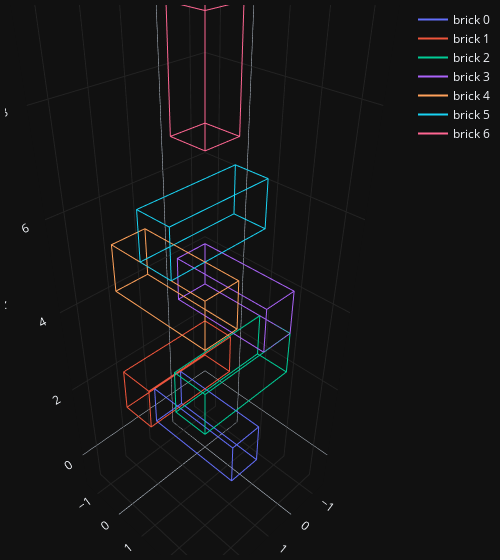

Notebook code cell kept with this figure:
### Code cell
from shapely.geometry import Polygon
import plotly.graph_objects as go


def plot_bricks(bricks: list[Polygon]) -> None:
    fig = go.Figure()

    # set the axes ranges
    xmin = 0
    xmax = 0
    ymin = 0
    ymax = 0
    zmin = 0
    zmax = 0

    for i, brick in enumerate(bricks):
        X, Y, Z = zip(*list(brick.exterior.coords))

        xmin = min(xmin, min(X))
        xmax = max(xmax, max(X))
        ymin = min(ymin, min(Y))
        ymax = max(ymax, max(Y))
        zmin = min(zmin, min(Z))
        zmax = max(zmax, max(Z))

        fig.add_trace(
            go.Scatter3d(
                x=X,
                y=Y,
                z=Z,
                mode="lines",
                name=f"brick {i}",
            )
        )

    fig.update_layout(
        template="plotly_dark",
        scene=dict(
            xaxis=dict(
                range=[xmin - 1, xmax + 1],
                gridcolor="rgb(35, 35, 35)",
                nticks=0,
            ),
            yaxis=dict(
                range=[ymin - 1, ymax + 1],
                gridcolor="rgb(35, 35, 35)",
                nticks=0,
            ),
            zaxis=dict(
                range=[zmin - 1, zmax + 1],
                gridcolor="rgb(35, 35, 35)",
                nticks=0,
            ),
        ),
        width=500,
        margin=dict(r=5, l=5, b=5, t=5),
    )
    fig.show()


def get_3d_vertices(x1: int, y1: int, z1: int, x2: int, y2: int, z2: int) -> list:
    # create the six faces of a brick
    offset = 0.5
    return [
        # front face
        (x1 - offset, y1 - offset, z1 - offset),
        (x1 - offset, y1 - offset, z2 + offset),
        (x1 - offset, y2 + offset, z2 + offset),
        (x1 - offset, y2 + offset, z1 - offset),
        (x1 - offset, y1 - offset, z1 - offset),  # close the loop
        # top face
        (x1 - offset, y2 + offset, z1 - offset),
        (x1 - offset, y2 + offset, z2 + offset),
        (x2 + offset, y2 + offset, z2 + offset),
        (x2 + offset, y2 + offset, z1 - offset),
        (x1 - offset, y2 + offset, z1 - offset),  # close the loop
        # bottom face
        (x1 - offset, y1 - offset, z1 - offset),
        (x1 - offset, y1 - offset, z2 + offset),
        (x2 + offset, y1 - offset, z2 + offset),
        (x2 + offset, y1 - offset, z1 - offset),
        (x1 - offset, y1 - offset, z1 - offset),  # close the loop
        # left face
        (x1 - offset, y1 - offset, z1 - offset),
        (x1 - offset, y1 - offset, z2 + offset),
        (x1 - offset, y2 + offset, z2 + offset),
        (x1 - offset, y2 + offset, z1 - offset),
        (x1 - offset, y1 - offset, z1 - offset),  # close the loop
        # right face
        (x2 + offset, y1 - offset, z1 - offset),
        (x2 + offset, y1 - offset, z2 + offset),
        (x2 + offset, y2 + offset, z2 + offset),
        (x2 + offset, y2 + offset, z1 - offset),
        (x2 + offset, y1 - offset, z1 - offset),  # close the loop
        # back face
        (x2 + offset, y1 - offset, z1 - offset),
        (x2 + offset, y1 - offset, z2 + offset),
        (x2 + offset, y2 + offset, z2 + offset),
        (x2 + offset, y2 + offset, z1 - offset),
        (x2 + offset, y1 - offset, z1 - offset),  # close the loop
        (x1 - offset, y1 - offset, z1 - offset),  # close the loop
    ]


def make_brick(coords1: str, coords2: str) -> list:
    x1, y1, z1 = [int(x) for x in coords1.split(",")]
    x2, y2, z2 = [int(x) for x in coords2.split(",")]

    if x1 != x2:
        # grows in x direction, same y/z values
        brick_coords = get_3d_vertices(min(x1, x2), y1, z1, max(x1, x2), y1, z1)
    elif y1 != y2:
        # grows in y direction, same x/z values
        brick_coords = get_3d_vertices(x1, min(y1, y2), z1, x1, max(y1, y2), z1)
    elif z1 != z2:
        # grows in z direction, same x/y values
        brick_coords = get_3d_vertices(x1, y1, min(z1, z2), x1, y1, max(z1, z2))
    else:
        # Handle the case where the brick doesn't extend in any direction (it's a single cube)
        brick_coords = get_3d_vertices(x1, y1, z1, x2, y2, z2)

    return Polygon(brick_coords)


def make_bricks(inputs: list[str]):
    bricks = []
    for line in inputs:
        coords1, coords2 = line.split("~")
        brick = make_brick(coords1, coords2)
        bricks.append(brick)
    return bricks


test_input = """
1,0,1~1,2,1
0,0,2~2,0,2
0,2,3~2,2,3
0,0,4~0,2,4
2,0,5~2,2,5
0,1,6~2,1,6
1,1,8~1,1,9""".strip().splitlines()

test_bricks = make_bricks(test_input)
plot_bricks(test_bricks)

### Figure 1 — Plotly figure (JSON) as saved in the notebook; plotly's stock layout.template omitted (floating-point values rounded to 4 significant figures)
{"data": [{"mode": "lines", "name": "brick 0", "type": "scatter3d", "x": [0.5, 0.5, 0.5, 0.5, 0.5, 0.5, 0.5, 1.5, 1.5, 0.5, 0.5, 0.5, 1.5, 1.5, 0.5, 0.5, 0.5, 0.5, 0.5, 0.5, 1.5, 1.5, 1.5, 1.5, 1.5, 1.5, 1.5, 1.5, 1.5, 1.5, 0.5], "y": [-0.5, -0.5, 2.5, 2.5, -0.5, 2.5, 2.5, 2.5, 2.5, 2.5, -0.5, -0.5, -0.5, -0.5, -0.5, -0.5, -0.5, 2.5, 2.5, -0.5, -0.5, -0.5, 2.5, 2.5, -0.5, -0.5, -0.5, 2.5, 2.5, -0.5, -0.5], "z": [0.5, 1.5, 1.5, 0.5, 0.5, 0.5, 1.5, 1.5, 0.5, 0.5, 0.5, 1.5, 1.5, 0.5, 0.5, 0.5, 1.5, 1.5, 0.5, 0.5, 0.5, 1.5, 1.5, 0.5, 0.5, 0.5, 1.5, 1.5, 0.5, 0.5, 0.5]}, {"mode": "lines", "name": "brick 1", "type": "scatter3d", "x": [-0.5, -0.5, -0.5, -0.5, -0.5, -0.5, -0.5, 2.5, 2.5, -0.5, -0.5, -0.5, 2.5, 2.5, -0.5, -0.5, -0.5, -0.5, -0.5, -0.5, 2.5, 2.5, 2.5, 2.5, 2.5, 2.5, 2.5, 2.5, 2.5, 2.5, -0.5], "y": [-0.5, -0.5, 0.5, 0.5, -0.5, 0.5, 0.5, 0.5, 0.5, 0.5, -0.5, -0.5, -0.5, -0.5, -0.5, -0.5, -0.5, 0.5, 0.5, -0.5, -0.5, -0.5, 0.5, 0.5, -0.5, -0.5, -0.5, 0.5, 0.5, -0.5, -0.5], "z": [1.5, 2.5, 2.5, 1.5, 1.5, 1.5, 2.5, 2.5, 1.5, 1.5, 1.5, 2.5, 2.5, 1.5, 1.5, 1.5, 2.5, 2.5, 1.5, 1.5, 1.5, 2.5, 2.5, 1.5, 1.5, 1.5, 2.5, 2.5, 1.5, 1.5, 1.5]}, {"mode": "lines", "name": "brick 2", "type": "scatter3d", "x": [-0.5, -0.5, -0.5, -0.5, -0.5, -0.5, -0.5, 2.5, 2.5, -0.5, -0.5, -0.5, 2.5, 2.5, -0.5, -0.5, -0.5, -0.5, -0.5, -0.5, 2.5, 2.5, 2.5, 2.5, 2.5, 2.5, 2.5, 2.5, 2.5, 2.5, -0.5], "y": [1.5, 1.5, 2.5, 2.5, 1.5, 2.5, 2.5, 2.5, 2.5, 2.5, 1.5, 1.5, 1.5, 1.5, 1.5, 1.5, 1.5, 2.5, 2.5, 1.5, 1.5, 1.5, 2.5, 2.5, 1.5, 1.5, 1.5, 2.5, 2.5, 1.5, 1.5], "z": [2.5, 3.5, 3.5, 2.5, 2.5, 2.5, 3.5, 3.5, 2.5, 2.5, 2.5, 3.5, 3.5, 2.5, 2.5, 2.5, 3.5, 3.5, 2.5, 2.5, 2.5, 3.5, 3.5, 2.5, 2.5, 2.5, 3.5, 3.5, 2.5, 2.5, 2.5]}, {"mode": "lines", "name": "brick 3", "type": "scatter3d", "x": [-0.5, -0.5, -0.5, -0.5, -0.5, -0.5, -0.5, 0.5, 0.5, -0.5, -0.5, -0.5, 0.5, 0.5, -0.5, -0.5, -0.5, -0.5, -0.5, -0.5, 0.5, 0.5, 0.5, 0.5, 0.5, 0.5, 0.5, 0.5, 0.5, 0.5, -0.5], "y": [-0.5, -0.5, 2.5, 2.5, -0.5, 2.5, 2.5, 2.5, 2.5, 2.5, -0.5, -0.5, -0.5, -0.5, -0.5, -0.5, -0.5, 2.5, 2.5, -0.5, -0.5, -0.5, 2.5, 2.5, -0.5, -0.5, -0.5, 2.5, 2.5, -0.5, -0.5], "z": [3.5, 4.5, 4.5, 3.5, 3.5, 3.5, 4.5, 4.5, 3.5, 3.5, 3.5, 4.5, 4.5, 3.5, 3.5, 3.5, 4.5, 4.5, 3.5, 3.5, 3.5, 4.5, 4.5, 3.5, 3.5, 3.5, 4.5, 4.5, 3.5, 3.5, 3.5]}, {"mode": "lines", "name": "brick 4", "type": "scatter3d", "x": [1.5, 1.5, 1.5, 1.5, 1.5, 1.5, 1.5, 2.5, 2.5, 1.5, 1.5, 1.5, 2.5, 2.5, 1.5, 1.5, 1.5, 1.5, 1.5, 1.5, 2.5, 2.5, 2.5, 2.5, 2.5, 2.5, 2.5, 2.5, 2.5, 2.5, 1.5], "y": [-0.5, -0.5, 2.5, 2.5, -0.5, 2.5, 2.5, 2.5, 2.5, 2.5, -0.5, -0.5, -0.5, -0.5, -0.5, -0.5, -0.5, 2.5, 2.5, -0.5, -0.5, -0.5, 2.5, 2.5, -0.5, -0.5, -0.5, 2.5, 2.5, -0.5, -0.5], "z": [4.5, 5.5, 5.5, 4.5, 4.5, 4.5, 5.5, 5.5, 4.5, 4.5, 4.5, 5.5, 5.5, 4.5, 4.5, 4.5, 5.5, 5.5, 4.5, 4.5, 4.5, 5.5, 5.5, 4.5, 4.5, 4.5, 5.5, 5.5, 4.5, 4.5, 4.5]}, {"mode": "lines", "name": "brick 5", "type": "scatter3d", "x": [-0.5, -0.5, -0.5, -0.5, -0.5, -0.5, -0.5, 2.5, 2.5, -0.5, -0.5, -0.5, 2.5, 2.5, -0.5, -0.5, -0.5, -0.5, -0.5, -0.5, 2.5, 2.5, 2.5, 2.5, 2.5, 2.5, 2.5, 2.5, 2.5, 2.5, -0.5], "y": [0.5, 0.5, 1.5, 1.5, 0.5, 1.5, 1.5, 1.5, 1.5, 1.5, 0.5, 0.5, 0.5, 0.5, 0.5, 0.5, 0.5, 1.5, 1.5, 0.5, 0.5, 0.5, 1.5, 1.5, 0.5, 0.5, 0.5, 1.5, 1.5, 0.5, 0.5], "z": [5.5, 6.5, 6.5, 5.5, 5.5, 5.5, 6.5, 6.5, 5.5, 5.5, 5.5, 6.5, 6.5, 5.5, 5.5, 5.5, 6.5, 6.5, 5.5, 5.5, 5.5, 6.5, 6.5, 5.5, 5.5, 5.5, 6.5, 6.5, 5.5, 5.5, 5.5]}, {"mode": "lines", "name": "brick 6", "type": "scatter3d", "x": [0.5, 0.5, 0.5, 0.5, 0.5, 0.5, 0.5, 1.5, 1.5, 0.5, 0.5, 0.5, 1.5, 1.5, 0.5, 0.5, 0.5, 0.5, 0.5, 0.5, 1.5, 1.5, 1.5, 1.5, 1.5, 1.5, 1.5, 1.5, 1.5, 1.5, 0.5], "y": [0.5, 0.5, 1.5, 1.5, 0.5, 1.5, 1.5, 1.5, 1.5, 1.5, 0.5, 0.5, 0.5, 0.5, 0.5, 0.5, 0.5, 1.5, 1.5, 0.5, 0.5, 0.5, 1.5, 1.5, 0.5, 0.5, 0.5, 1.5, 1.5, 0.5, 0.5], "z": [7.5, 9.5, 9.5, 7.5, 7.5, 7.5, 9.5, 9.5, 7.5, 7.5, 7.5, 9.5, 9.5, 7.5, 7.5, 7.5, 9.5, 9.5, 7.5, 7.5, 7.5, 9.5, 9.5, 7.5, 7.5, 7.5, 9.5, 9.5, 7.5, 7.5, 7.5]}], "layout": {"margin": {"b": 5, "l": 5, "r": 5, "t": 5}, "scene": {"xaxis": {"gridcolor": "rgb(35, 35, 35)", "nticks": 0, "range": [-1.5, 3.5]}, "yaxis": {"gridcolor": "rgb(35, 35, 35)", "nticks": 0, "range": [-1.5, 3.5]}, "zaxis": {"gridcolor": "rgb(35, 35, 35)", "nticks": 0, "range": [-1, 10.5]}}, "width": 500}}
